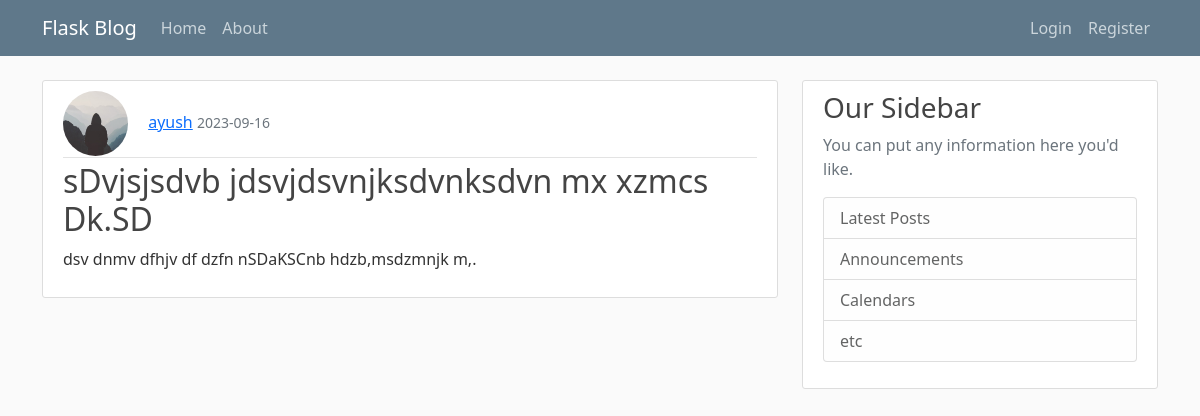
Page /post/9 on the committed database.
### flask_blog/models.py (models this page shows, shortened)
class User(db.Model, UserMixin):
    id=db.Column(db.Integer, primary_key=True)
    username=db.Column(db.String(20),unique=True,nullable=False)
    email=db.Column(db.String(120),unique=True,nullable=False)
    image_file=db.Column(db.String(20),nullable=False,default='default.jpg')
    password=db.Column(db.String(60),nullable=False)
    posts=db.relationship('Post',backref='Author',lazy=True)

class Post(db.Model):
        id=db.Column(db.Integer, primary_key=True)
        title=db.Column(db.String(100),nullable=False)
        date_posted=db.Column(db.DateTime,nullable=False,default=datetime.utcnow)
        content=db.Column(db.Text,nullable=False)
        user_id = db.Column(db.Integer, db.ForeignKey("user.id"), nullable=False)

### flask_blog/routes.py (the view)
@app.route('/post/<int:post_id>')
def post(post_id):
    post=Post.query.get_or_404(post_id)
    return render_template('post.html',title=post.title,post=post)

### flask_blog/templates/post.html (shortened to what this page needs)
{% extends "base.html" %}
{% block body %}
    <article class="media content-section">
        <div class="media-body">
          <div class="article-metadata">
            <img class="rounded-circle article-img" src={{url_for('static',filename='pics/'+post.Author.image_file)}}>
            <a class="mr-2" href="{{url_for('user_post',username=post.Author.username)}}">{{ post.Author.username }}</a>
            <small class="text-muted">{{ post.date_posted.strftime('%Y-%m-%d') }}</small>
        </div>
          <h2 class="article-title">{{post.title}}</h2>
          <p class="article-content">{{ post.content }}</p>
        </div>
    </div>
{% endblock body %}

### flask_blog/static/main.css (style rules this page uses)
body { background: #fafafa; color: #333333; margin-top: 5rem; }
h1, h2, h3, h4, h5, h6 { color: #444444; }
.content-section { background: #ffffff; padding: 10px 20px; border: 1px solid #dddddd; border-radius: 3px; margin-bottom: 20px; }
.article-title { color: #444444; }
.article-content { white-space: pre-line; }
.article-img { height: 65px; width: 65px; margin-right: 16px; }
.article-metadata { padding-bottom: 1px; margin-bottom: 4px; border-bottom: 1px solid #e3e3e3 }

### rows in the picture
User: image_file (placeholder picture), Author.username "ayush"
Post: date_posted "2023-09-16", title "sDvjsjsdvb jdsvjdsvnjksdvnksdvn mx xzmcs Dk.SD", content "dsv dnmv dfhjv df dzfn nSDaKSCnb hdzb,msdzmnjk m,."
